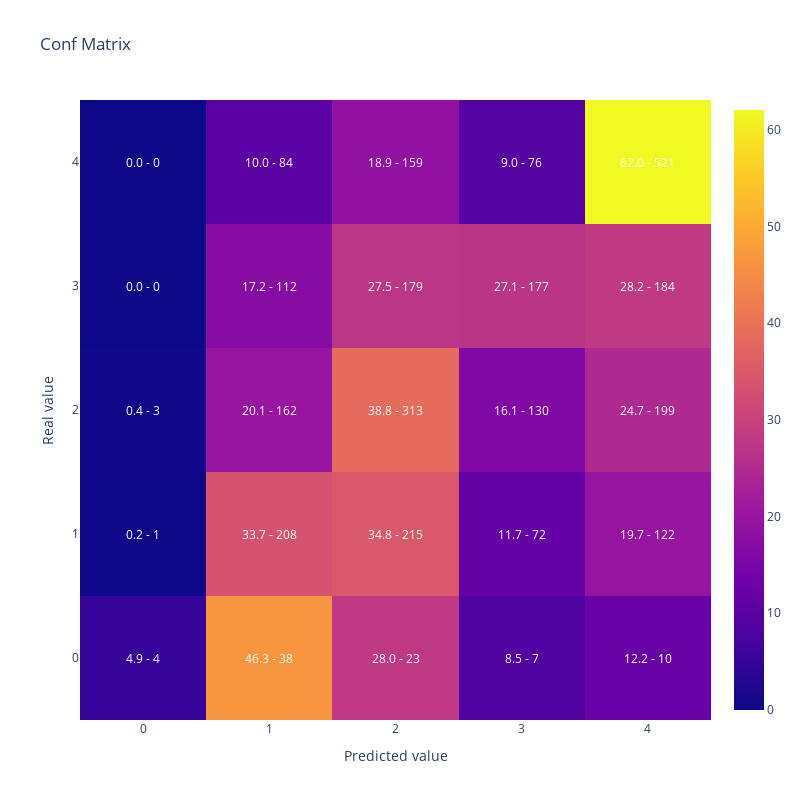

This figure's notebook cell:
### Code cell
#Vamos a replicar el resultado de la optimizacion reentrenando el modelo con el mejor conjunto de hiperparametros
#Generamos parametros incluyendo los fijos y la mejor solución que encontro optuna
lgb_params =  {      
                        'objective': 'multiclass',
                        'verbosity':-1,
                        'num_class': len(y_train.unique())} | study.best_params

lgb_train_dataset = lgb.Dataset(data=X_train,
                                label=y_train)


#Entreno
lgb_model2 = lgb.train(lgb_params,
                    lgb_train_dataset)

#Muestro matriz de confusion y kappa
print(cohen_kappa_score(y_test,lgb_model2.predict(X_test).argmax(axis=1),
                             weights = 'quadratic'))

display(plot_confusion_matrix(y_test,lgb_model2.predict(X_test).argmax(axis=1)))

### Figure 1 — Plotly figure (JSON) as saved in the notebook; plotly's stock layout.template omitted (floating-point values rounded to 4 significant figures)
{"data": [{"type": "heatmap", "x": [0, 1, 2, 3, 4], "y": [0, 1, 2, 3, 4], "z": [[4.878, 46.34, 28.05, 8.537, 12.2], [0.1618, 33.66, 34.79, 11.65, 19.74], [0.3717, 20.07, 38.79, 16.11, 24.66], [0.0, 17.18, 27.45, 27.15, 28.22], [0.0, 10.0, 18.93, 9.048, 62.02]]}], "layout": {"annotations": [{"font": {"color": "white"}, "showarrow": false, "text": "4.9 - 4", "x": 0, "xref": "x", "y": 0, "yref": "y"}, {"font": {"color": "white"}, "showarrow": false, "text": "46.3 - 38", "x": 1, "xref": "x", "y": 0, "yref": "y"}, {"font": {"color": "white"}, "showarrow": false, "text": "28.0 - 23", "x": 2, "xref": "x", "y": 0, "yref": "y"}, {"font": {"color": "white"}, "showarrow": false, "text": "8.5 - 7", "x": 3, "xref": "x", "y": 0, "yref": "y"}, {"font": {"color": "white"}, "showarrow": false, "text": "12.2 - 10", "x": 4, "xref": "x", "y": 0, "yref": "y"}, {"font": {"color": "white"}, "showarrow": false, "text": "0.2 - 1", "x": 0, "xref": "x", "y": 1, "yref": "y"}, {"font": {"color": "white"}, "showarrow": false, "text": "33.7 - 208", "x": 1, "xref": "x", "y": 1, "yref": "y"}, {"font": {"color": "white"}, "showarrow": false, "text": "34.8 - 215", "x": 2, "xref": "x", "y": 1, "yref": "y"}, {"font": {"color": "white"}, "showarrow": false, "text": "11.7 - 72", "x": 3, "xref": "x", "y": 1, "yref": "y"}, {"font": {"color": "white"}, "showarrow": false, "text": "19.7 - 122", "x": 4, "xref": "x", "y": 1, "yref": "y"}, {"font": {"color": "white"}, "showarrow": false, "text": "0.4 - 3", "x": 0, "xref": "x", "y": 2, "yref": "y"}, {"font": {"color": "white"}, "showarrow": false, "text": "20.1 - 162", "x": 1, "xref": "x", "y": 2, "yref": "y"}, {"font": {"color": "white"}, "showarrow": false, "text": "38.8 - 313", "x": 2, "xref": "x", "y": 2, "yref": "y"}, {"font": {"color": "white"}, "showarrow": false, "text": "16.1 - 130", "x": 3, "xref": "x", "y": 2, "yref": "y"}, {"font": {"color": "white"}, "showarrow": false, "text": "24.7 - 199", "x": 4, "xref": "x", "y": 2, "yref": "y"}, {"font": {"color": "white"}, "showarrow": false, "text": "0.0 - 0", "x": 0, "xref": "x", "y": 3, "yref": "y"}, {"font": {"color": "white"}, "showarrow": false, "text": "17.2 - 112", "x": 1, "xref": "x", "y": 3, "yref": "y"}, {"font": {"color": "white"}, "showarrow": false, "text": "27.5 - 179", "x": 2, "xref": "x", "y": 3, "yref": "y"}, {"font": {"color": "white"}, "showarrow": false, "text": "27.1 - 177", "x": 3, "xref": "x", "y": 3, "yref": "y"}, {"font": {"color": "white"}, "showarrow": false, "text": "28.2 - 184", "x": 4, "xref": "x", "y": 3, "yref": "y"}, {"font": {"color": "white"}, "showarrow": false, "text": "0.0 - 0", "x": 0, "xref": "x", "y": 4, "yref": "y"}, {"font": {"color": "white"}, "showarrow": false, "text": "10.0 - 84", "x": 1, "xref": "x", "y": 4, "yref": "y"}, {"font": {"color": "white"}, "showarrow": false, "text": "18.9 - 159", "x": 2, "xref": "x", "y": 4, "yref": "y"}, {"font": {"color": "white"}, "showarrow": false, "text": "9.0 - 76", "x": 3, "xref": "x", "y": 4, "yref": "y"}, {"font": {"color": "white"}, "showarrow": false, "text": "62.0 - 521", "x": 4, "xref": "x", "y": 4, "yref": "y"}], "height": 800, "title": {"text": "Conf Matrix"}, "width": 800, "xaxis": {"title": {"text": "Predicted value"}}, "yaxis": {"title": {"text": "Real value"}}}}
